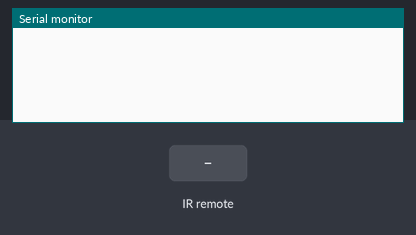
The sketch below on a simulated Arduino Uno, built with avr-gcc and run on an emulated ATmega328P. On the bench: the last lines printed to the serial monitor. Inputs (shaded band) come from the test bench.

Above: at 1.2 s.
1.3 s: infrared code 0x00FF629D received
At 2.5 s:
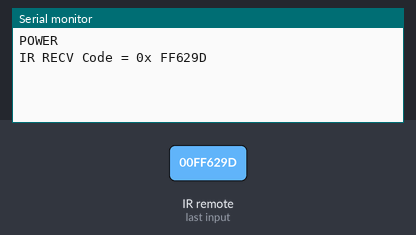
2.8 s: infrared code 0x00FF22DD received
At 3.6 s:
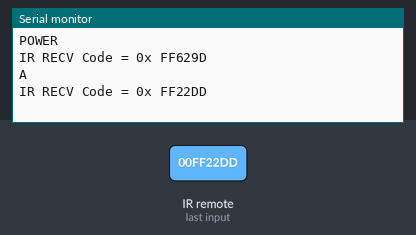
4.3 s: infrared code 0x00FF02FD received
At 4.8 s:
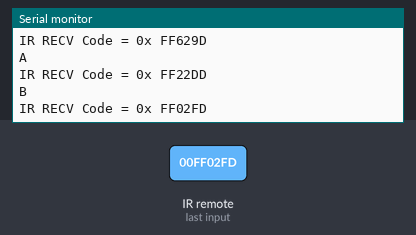
5.8 s: infrared code 0x00FFC23D received
At 7.0 s:
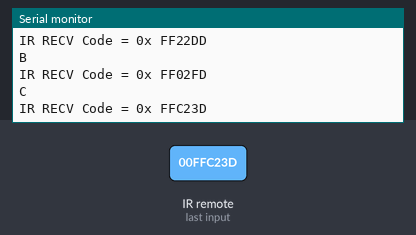
7.3 s: infrared code 0x00FF9867 received
At 8.3 s:
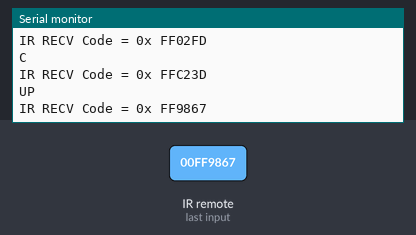
8.8 s: infrared code 0x00FF38C7 received
At 9.5 s:
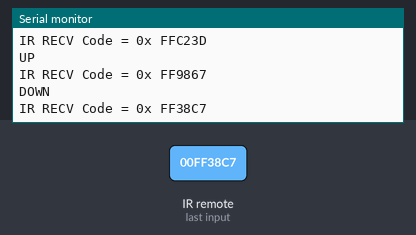

The sketch:

irRemote.ino
```cpp
/*
  SparkFun Electronics 2013
  Modified by: Ho Yun "Bobby" Chan on 8/6/2018
  Playing with Infrared Remote Control
  Description: By pressing on one of the SparkFun infrared remote
  control's buttons, the serial monitor will output the associated
  hex value when a signal is received by an IR receiver.

  Note: This is based on Ken Shirriff's code found on GitHub.
  Make sure to install the library:
  https://github.com/shirriff/Arduino-IRremote/

  Note: This code also works with cheap remotes. If you want to look
  at the individual timing of the bits, use this code:
  http://www.arduino.cc/playground/Code/InfraredReceivers
*/

#include <IRremote.h>

int RECV_PIN = 6;
IRrecv irrecv(RECV_PIN);
decode_results results;

//------------------------------------------------------------
//Codes for Infrared Remote Control
//COM-11759 https://www.sparkfun.com/products/retired/11759
//Note: Uncomment out this section if you are using this w/ the older remote.

/*
#define POWER 0x10EFD827
#define A 0x10EFF807
#define B 0x10EF7887
#define C 0x10EF58A7
#define UP 0x10EFA05F
#define DOWN 0x10EF00FF
#define LEFT 0x10EF10EF
#define RIGHT 0x10EF807F
#define SELECT 0x10EF20DF
*/
//------------------------------------------------------------
//Codes for Infrared Remote Control
//COM-14865 https://www.sparkfun.com/products/14865
//Note: Comment out this section if you are using this w/ the older remote.

#define POWER 0x00FF629D
#define A 0x00FF22DD
#define B 0x00FF02FD
#define C 0x00FFC23D
#define UP 0x00FF9867
#define DOWN 0x00FF38C7
#define LEFT 0x00FF30CF
#define RIGHT 0x00FF7A85
#define SELECT 0x00FF18E7

//------------------------------------------------------------

void setup()
{
  Serial.begin(9600);
  irrecv.enableIRIn(); // Start the receiver
}

void loop()
{
  if (irrecv.decode(&results))
  {
    if (results.value == POWER)
    {
      Serial.println("POWER");
    }
    else if (results.value == A)
    {
      Serial.println("A");
    }
    else if (results.value == B)
    {
      Serial.println("B");
    }
    else if (results.value == C)
    {
      Serial.println("C");
    }
    else if (results.value == UP)
    {
      Serial.println("UP");
    }
    else if (results.value == DOWN)
    {
      Serial.println("DOWN");
    }
    else if (results.value == LEFT)
    {
      Serial.println("LEFT");
    }
    else if (results.value == RIGHT)
    {
      Serial.println("RIGHT");
    }
    else if (results.value == SELECT)
    {
      Serial.println("SELECT");
    }
    else {
      Serial.println("IR RECV Code Value Not Defined or Button was Held Down");
    }

    Serial.print("IR RECV Code = 0x ");
    Serial.println(results.value, HEX);
    irrecv.resume();
  }
}
```

Measured:
- after the input at 1.3 s, the serial monitor: prints a new line at once (image 1)
- after the input at 2.8 s, the serial monitor: prints a new line at once (image 2)
- after the input at 4.3 s, the serial monitor: prints a new line at once (image 3)
- after the input at 5.8 s, the serial monitor: prints a new line at once (image 4)
- after the input at 7.3 s, the serial monitor: prints a new line at once (image 5)
- after the input at 8.8 s, the serial monitor: prints a new line at once (image 6)
